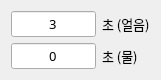
   <widget class="QWidget" name="layoutWidget">
    <property name="geometry">
     <rect>
      <x>220</x>
      <y>350</y>
      <width>161</width>
      <height>58</height>
     </rect>
    </property>
    <layout class="QGridLayout" name="gridLayout_6">
     <item row="0" column="0">
      <widget class="QLineEdit" name="LE_ICE_TEST_ICE_OUT_TIME_2">
       <property name="font">
        <font>
         <family>함초롬돋움</family>
         <pointsize>10</pointsize>
         <weight>50</weight>
         <italic>false</italic>
         <bold>false</bold>
        </font>
       </property>
       <property name="text">
        <string>3</string>
       </property>
       <property name="alignment">
        <set>Qt::AlignCenter</set>
       </property>
      </widget>
     </item>
     <item row="0" column="1">
      <widget class="QLabel" name="label_62">
       <property name="font">
        <font>
         <family>함초롬돋움</family>
         <pointsize>10</pointsize>
         <weight>50</weight>
         <italic>false</italic>
         <bold>false</bold>
        </font>
       </property>
       <property name="text">
        <string>초 (얼음)</string>
       </property>
      </widget>
     </item>
     <item row="1" column="0">
      <widget class="QLineEdit" name="LE_ICE_TEST_WATER_OUT_TIME_2">
       <property name="font">
        <font>
         <family>함초롬돋움</family>
         <pointsize>10</pointsize>
         <weight>50</weight>
         <italic>false</italic>
         <bold>false</bold>
        </font>
       </property>
       <property name="text">
        <string>0</string>
       </property>
       <property name="alignment">
        <set>Qt::AlignCenter</set>
       </property>
      </widget>
     </item>
     <item row="1" column="1">
      <widget class="QLabel" name="label_63">
       <property name="font">
        <font>
         <family>함초롬돋움</family>
         <pointsize>10</pointsize>
         <weight>50</weight>
         <italic>false</italic>
         <bold>false</bold>
        </font>
       </property>
       <property name="text">
        <string>초 (물)</string>
       </property>
      </widget>
     </item>
    </layout>
   </widget>
